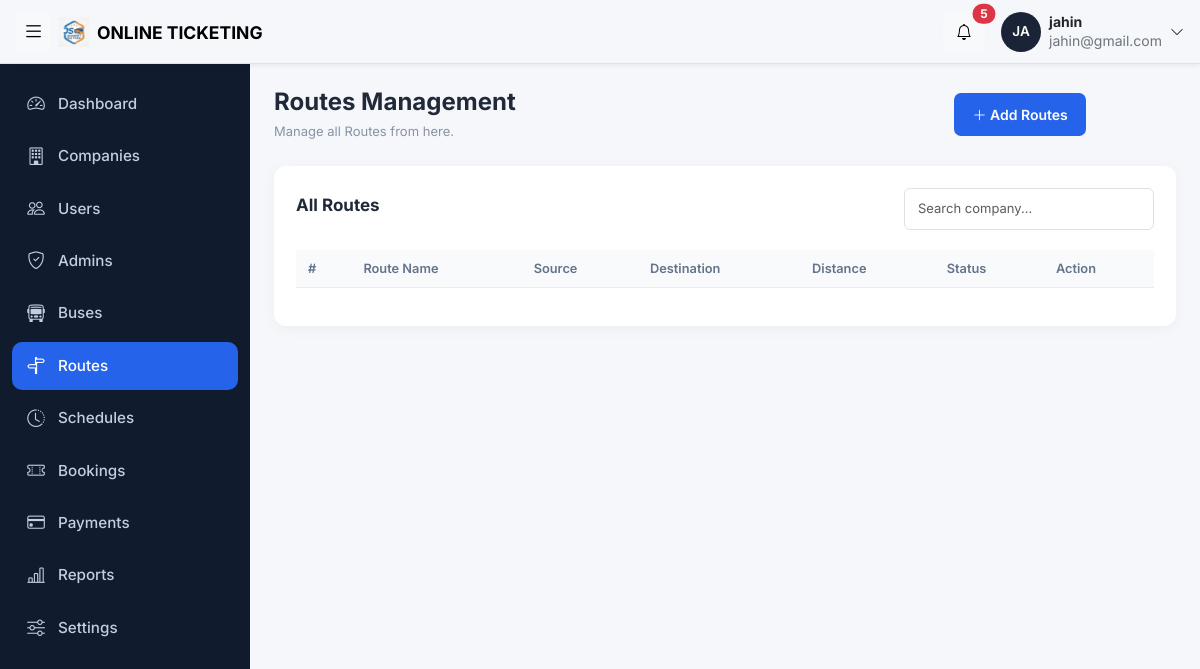
The app's page /admin/route.php (signed in), older data.
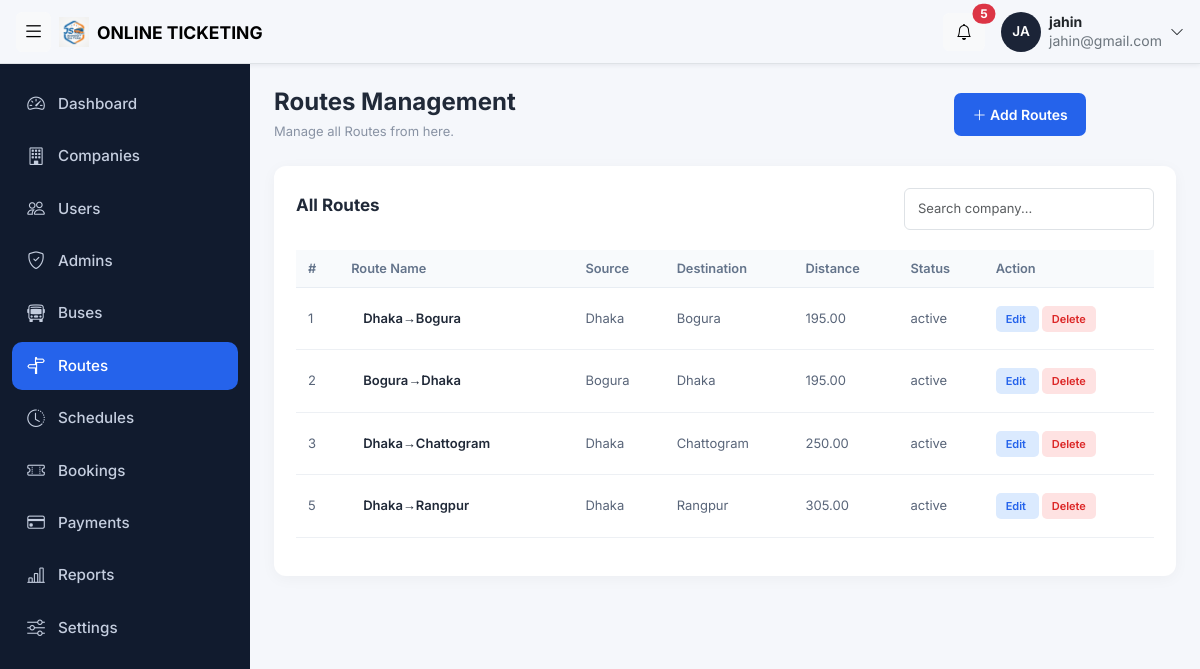
The same page, newer data.
### tables this page shows
CREATE TABLE `routes` (
  `route_id` int(11) NOT NULL,
  `source` varchar(100) NOT NULL,
  `destination` varchar(100) NOT NULL,
  `distance` decimal(10,2) NOT NULL,
  `status` enum('active','inactive') NOT NULL
);

### admin/route.php (the view, shortened to what this page needs)
<?php
include '../config/db.php';
$sql = "SELECT * FROM  routes";
$raw = $conn->query($sql);
?>
<!DOCTYPE html>
<html lang="bn">
<head>
    <?php
    include '../includes/admin_css.php';
    ?>
</head>
<body>
    <?php
    include '../includes/topbar.php';
    ?>
    <div class="layout">
        <?php
        include '../includes/route_bar.php';
        ?>
        <div class="container-fluid py-4 px-4">
            <div class="page-header">
                <div>
                    <h3>Routes Management</h3>
                    <p>Manage all Routes from here.</p>
                </div>
                <button class="btn-add" id="openForm">
                    <i class="bi bi-plus-lg"></i> Add Routes
                </button>
            </div>
            <div class="company-card">
                <div class="table-header">
                    <h5>All Routes</h5>
                    <input type="text" id="searchInput"
                        class="form-control search-box"
                        placeholder="Search company...">
                </div>
                <div class="table-responsive">
                    <table class="table company-table" id="companyTable">
                        <thead>
                            <tr>
                                <th>#</th>
                                <th>Route Name</th>
                                <th>Source</th>
                                <th>Destination</th>
                                <th>Distance</th>
                                <th>Status</th>
                                <th>Action </th>
                            </tr>
                        </thead>
                        <tbody>
                            <?php
                            while ($row = $raw->fetch_assoc()) { ?>
                                <tr>
                                    <td>
                                        <?php echo $row['route_id'];  ?>
                                    </td>
                                    <td>
                                        <div class="company-name">
                                            <?php echo $row['source'] . "→" . $row['destination']; ?>
                                        </div>
                                    </td>
                                    <td>
                                        <?php echo $row['source'];  ?>
                                    </td>
                                    <td>
                                        <?php echo $row['destination']; ?>
                                    </td>
                                    <td>
                                        <?php echo $row['distance']; ?>
                                    </td>
                                    <td>
                                        <?php echo $row['status']; ?>
                                    </td>
                                    <td>
                                        <a class="action-btn edit">
                                            Edit
                                        </a>
                                        <a
                                            class="action-btn delete">
                                            Delete
                                        </a>
                                    </td>
                                </tr>
                            <?php
                            };
                            ?>
                        </tbody>
                    </table>
                </div>
            </div>
        </div>
</body>
</html>

Row changes from the older to the newer data that the page shows:
added routes: route_id "1", source "Dhaka", destination "Bogura", distance "195.00", status "active"
added routes: route_id "2", source "Bogura", destination "Dhaka", distance "195.00", status "active"
added routes: route_id "3", source "Dhaka", destination "Chattogram", distance "250.00", status "active"
added routes: route_id "5", source "Dhaka", destination "Rangpur", distance "305.00", status "active"
